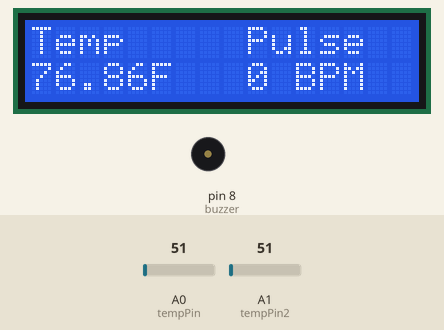
The sketch below on a simulated Arduino Uno, built with avr-gcc and run on an emulated ATmega328P. On the bench: 16×2 character LCD, buzzer (waves = sounding, pin HIGH). Inputs (shaded band) come from the test bench; at power-on: A0 (tempPin) = 51, A1 (tempPin2) = 51. The modem accepts every AT command (registered, SIM ready, sends succeed) and sends nothing else; what the sketch prints to the serial monitor is not drawn.

Above: at 1.3 s.
1.4 s: A0 (tempPin) set to 61
At 3.2 s:
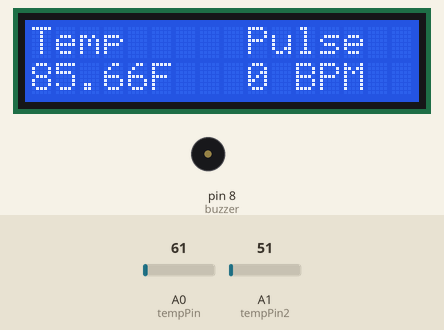
3.6 s: A0 (tempPin) set to 71
At 5.1 s:
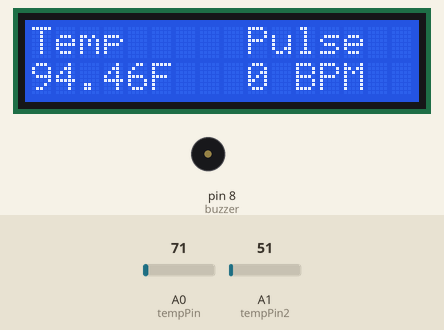
5.6 s: A0 (tempPin) set to 86
At 7.1 s:
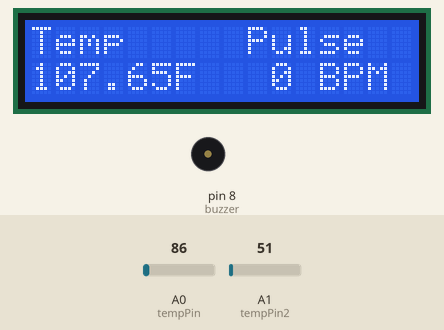
7.7 s: A0 (tempPin) set to 78
At 10.7 s:
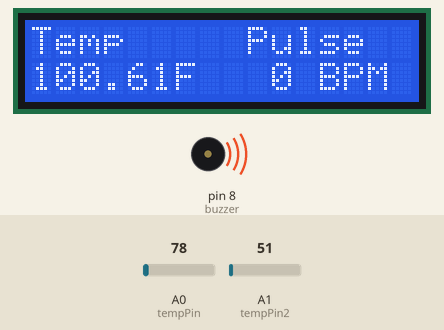
11.8 s: A0 (tempPin) set to 67
Timing chart, 0 to 14.3 s (numbered marks = the images above; inputs shaded):
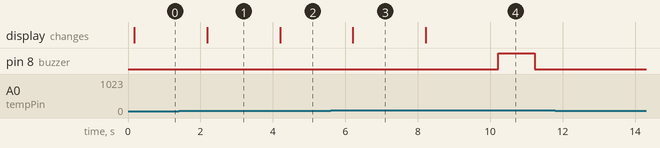

The sketch:

lm35_gsm.ino
```cpp
#include <SoftwareSerial.h>
#include <LiquidCrystal.h>

LiquidCrystal lcd(12, 11, 5, 4, 3, 2);
const int buzzer=8;
#define LIMIT 94
int tempPin = A0;
int tempPin2=A1;
int value;
float tempC;
volatile int heart_rate;
volatile int analog_data;
volatile int time_between_beats = 600;
volatile boolean pulse_signal = false;
volatile int beat[10];         //heartbeat values will be sotred in this array
volatile int peak_value = 512;
volatile int trough_value = 512;
volatile int thresh = 525;
volatile int amplitude = 100;
volatile boolean first_heartpulse = true;
volatile boolean second_heartpulse = false;
volatile unsigned long samplecounter = 0;   //This counter will tell us the pulse timing
volatile unsigned long lastBeatTime = 0;
int time1=millis();
char mymessage[50];
SoftwareSerial mySerial(9, 10);

byte customChar1[8] = {0b00000,0b00000,0b00011,0b00111,0b01111,0b01111,0b01111,0b01111};
byte customChar2[8] = {0b00000,0b11000,0b11100,0b11110,0b11111,0b11111,0b11111,0b11111};
byte customChar3[8] = {0b00000,0b00011,0b00111,0b01111,0b11111,0b11111,0b11111,0b11111};
byte customChar4[8] = {0b00000,0b10000,0b11000,0b11100,0b11110,0b11110,0b11110,0b11110};
byte customChar5[8] = {0b00111,0b00011,0b00001,0b00000,0b00000,0b00000,0b00000,0b00000};
byte customChar6[8] = {0b11111,0b11111,0b11111,0b11111,0b01111,0b00111,0b00011,0b00001};
byte customChar7[8] = {0b11111,0b11111,0b11111,0b11111,0b11110,0b11100,0b11000,0b10000};
byte customChar8[8] = {0b11100,0b11000,0b10000,0b00000,0b00000,0b00000,0b00000,0b00000};

void lcdsetup()
{
lcd.begin(16, 2);
lcd.createChar(1, customChar1);
lcd.createChar(2, customChar2);
lcd.createChar(3, customChar3);
lcd.createChar(4, customChar4);
lcd.createChar(5, customChar5);
lcd.createChar(6, customChar6);
lcd.createChar(7, customChar7);
lcd.createChar(8, customChar8);
  }

void setup()
{
pinMode(tempPin,INPUT);
pinMode(tempPin2,INPUT);
pinMode(buzzer,OUTPUT);
lcdsetup();
Serial.begin(9600);
mySerial.begin(9600);
interruptSetup();
delay(100);
}

void interruptSetup()
{
  TCCR2A = 0x02;  // This will disable the PWM on pin 3 and 11
  OCR2A = 0X7C;   // This will set the top of count to 124 for the 500Hz sample rate
  TCCR2B = 0x06;  // DON'T FORCE COMPARE, 256 PRESCALER
  TIMSK2 = 0x02;  // This will enable interrupt on match between OCR2A and Timer
  sei();          // This will make sure that the global interrupts are enable
}

void loop()
{
int reading;
reading = analogRead(tempPin);
tempC = reading*0.4887;
tempC=tempC*1.8+32;
Serial.println(tempC);
Serial.println(heart_rate);
 lcd.setCursor(0, 0);
 lcd.print("Temp     Pulse");
 lcd.setCursor(0, 1);
 lcd.print(tempC);
 lcd.print("F   ");
 lcd.print(heart_rate);
 lcd.print(" BPM");
 delay(1000);
if((tempC>LIMIT||heart_rate>70)&&millis()>time1+10000){
     digitalWrite(buzzer,HIGH);
     delay(1000);
     digitalWrite(buzzer,LOW);
    SendMessage();
    while(1);
  }
}
ISR(TIMER2_COMPA_vect)
{
  cli();
  analog_data = analogRead(tempPin2);
  samplecounter += 2;
  int N = samplecounter - lastBeatTime;

  if(analog_data < thresh && N > (time_between_beats/5)*3)
    {
      if (analog_data < trough_value)
      {

        trough_value = analog_data;
      }
    }

  if(analog_data > thresh && analog_data > peak_value)
    {
      peak_value = analog_data;
    }

   if (N > 250)
  {
    if ( (analog_data > thresh) && (pulse_signal == false) && (N > (time_between_beats/5)*3) )
      {
        pulse_signal = true;
//        digitalWrite(led_pin,HIGH);
        time_between_beats = samplecounter - lastBeatTime;
        lastBeatTime = samplecounter;

       if(second_heartpulse)
        {
          second_heartpulse = false;
          for(int i=0; i<=9; i++)
          {
            beat[i] = time_between_beats; //Filling the array with the heart beat values
          }
        }

        if(first_heartpulse)
        {
          first_heartpulse = false;
          second_heartpulse = true;
          sei();
          return;
        }

      word runningTotal = 0;

      for(int i=0; i<=8; i++)
        {
          beat[i] = beat[i+1];
          runningTotal += beat[i];
        }

      beat[9] = time_between_beats;
      runningTotal += beat[9];
      runningTotal /= 10;
      heart_rate = 60000/runningTotal;

    }
  }

  if (analog_data < thresh && pulse_signal == true)
    {
//      digitalWrite(led_pin,LOW);
      pulse_signal = false;
      amplitude = peak_value - trough_value;
      thresh = amplitude/2 + trough_value;
      peak_value = thresh;
      trough_value = thresh;
    }

  if (N > 2500)
    {
      thresh = 512;
      peak_value = 512;
      trough_value = 512;
      lastBeatTime = samplecounter;
      first_heartpulse = true;
      second_heartpulse = false;

    }
  sei();
}

void SendMessage()
{
  int temp_int=floor(tempC);

  lcd.setCursor(0, 0);
 lcd.print("Temp     Pulse");
 lcd.setCursor(0, 1);
 lcd.print(tempC);
 lcd.print("F   ");
 lcd.print(heart_rate);
 lcd.print(" BPM");
 // Serial.print("SMS sent");
  //Serial.print(heart_rate);
  sprintf(mymessage,"Patient is critical \r\n Temp:%d F\r\n Pulse:%d BPM ",temp_int,heart_rate);
  mySerial.println("AT+CMGF=1");    //Sets the GSM Module in Text Mode
  delay(1000);  // Delay of 1000 milli seconds or 1 second
  mySerial.println("AT+CMGS=\"+918308656461\"\r\n");
  delay(1000);
  mySerial.println(mymessage);// The SMS text you want to send
  delay(100);
  mySerial.println((char)26);// ASCII code of CTRL+Z
  delay(1000);
}
```

Measured:
- after the input at 1.4 s, the display: changes after 0.79 s (image 1)
- after the input at 3.6 s, the display: changes after 0.60 s (image 2)
- after the input at 5.6 s, the display: changes after 0.61 s (image 3)
- after the input at 7.7 s, the display: changes after 0.52 s (image 4)
- after the input at 11.8 s, every drawn part: stays the same
